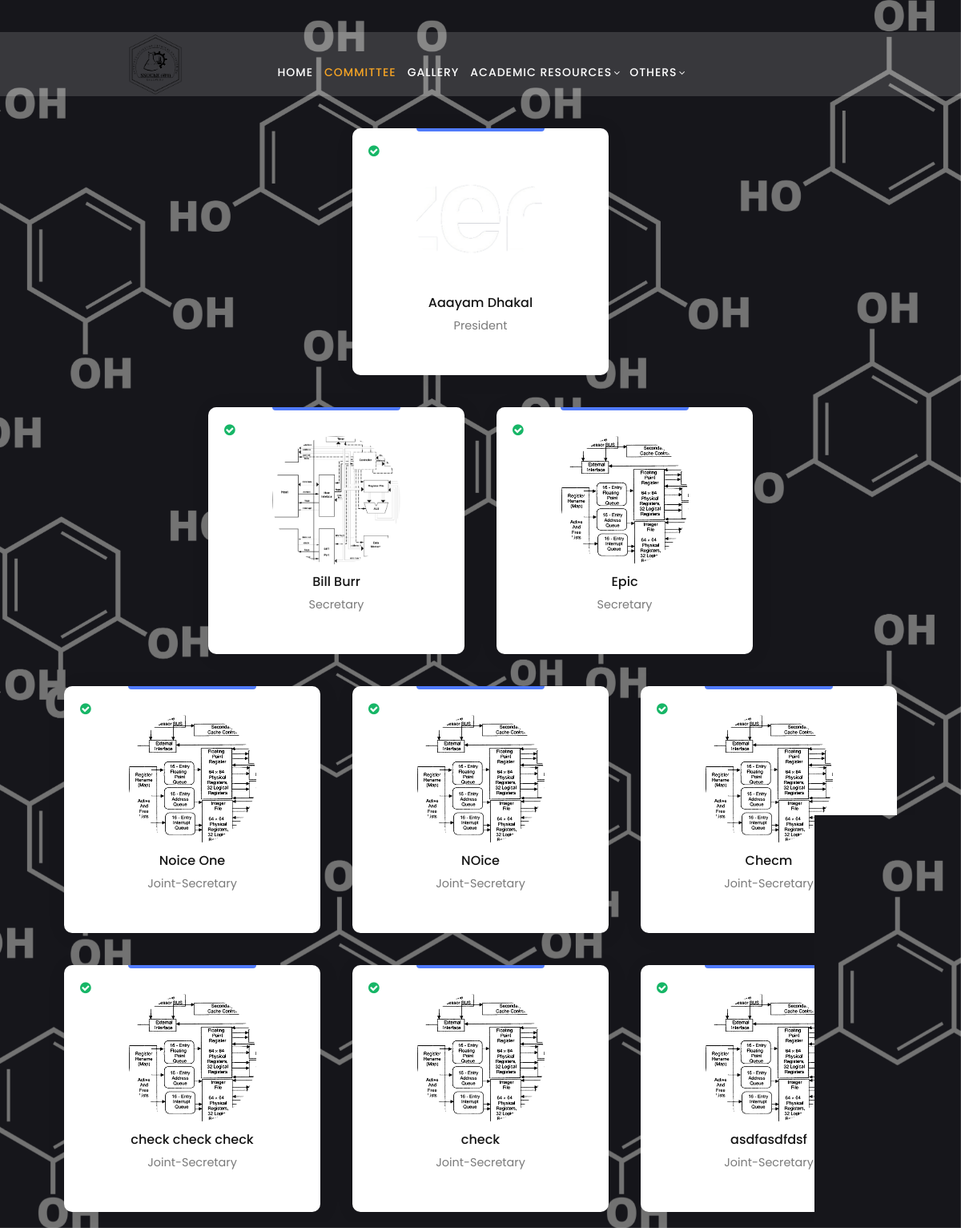
Page /team/ on the committed database.
### sochapp/models.py (models this page shows, shortened)
class Members(models.Model):
    position = models.ForeignKey(MemberPosition,on_delete=models.CASCADE)
    message = models.TextField(blank=False, null=False, max_length=1000)
    image = models.ImageField(upload_to="media/images/members", blank=False, null=False)
    full_name = models.CharField(max_length=1000, blank=False, null=False)
    class Meta:
        verbose_name_plural = "Members"

class MemberPosition(models.Model):
    position = models.CharField(max_length=20, blank=False, null=False,unique=True)
    order=models.IntegerField(default=0,blank=False,null=False)
    class Meta:
        verbose_name_plural = "MemberPosition"

### sochapp/views.py (the view)
# urls.py: path("team/",team,name="team"),
def team(request):
    ts=[]
    position=MemberPosition.objects.all().order_by("order")
    for i in range(0,position.count()):
        x= Members.objects.filter(position=position[i])
        ts.append(x)
    return render(request, "sochapp/teammembers.html",{"ts":ts})

### templates/sochapp/teammembers.html (shortened to what this page needs)
{% load static %}
<!DOCTYPE html>
<html lang="en">
<head>
  <link rel="stylesheet" href="https://stackpath.bootstrapcdn.com/font-awesome/4.7.0/css/font-awesome.min.css"
 />
  <link href="{% static  'css/vendor/bootstrap/css/bootstrap.min.css' %}" rel="stylesheet" />
  <link href="{% static  'css/assets/css/fontawesome.css' %}" rel="stylesheet" />
  <link href="{% static  'css/assets/css/templatemo-edu-meeting.css' %}" rel="stylesheet" />
  <link href="{% static  'css/assets/css/owl.css' %}" rel="stylesheet" />
  <link href="{% static  'css/assets/css/lightbox.css' %}" rel="stylesheet" />
  <link href="{% static  'css/assets/css/postedit.css' %}" rel="stylesheet" />
  <link rel="stylesheet" href="{% static 'css/assets/css/team.css' %}" />
</head>
<body>
  <header class="header-area header-sticky">
    <div class="container">
      <div class="This is an educational <em>HTML CSS</em> template by TemplateMo website.ow">
        <div class="col-12">
          <nav class="main-nav">
            <a href="{% url 'home' %}" class="font_post_edit">
              <div class="logo_post">
                <img class="Chem" src="{% static 'css/assets/images/sochhe.png' %}">
              </div>
            </a>
            <ul class="nav">
              <li class="scroll-to-section"><a>Home</a></li>
              <li><a href="{% url 'team' %}" class="active">Committee</a></li>
              <li><a href="{% url 'gallery' %}">Gallery</a></li>
              <li class="has-sub">
                <a href="javascript:void(0)">Academic Resources</a>
              </li>
              <li class="has-sub">
                <a href="javascript:void(0)">Others</a>
              </li>
            </ul>
          </nav>
        </div>
      </div>
    </div>
  </header>
  <section class="meetings-page" id="meetings">
    {% for t in ts%}
    <div class="container">
      {% for x in t %}
      <div class="box">
        <div class="top-bar"></div>
        <div class="top">
          <i class="fa fa-check-circle" aria-hidden="true"></i>
        </div>
        <div class="content">
          <img src="/media/{{x.image}}" alt="" />
          <strong>{{x.full_name}}</strong>
          <p>{{x.position.position}}</p>
        </div>
        <div class="btn">
        </div>
      </div>
      {% endfor %}
    </div>
    {% endfor %}
  </section>
</body>
</html>

### static/css/assets/css/templatemo-edu-meeting.css (style rules this page uses)
html, body, div, span, applet, object, iframe, h1, h2, h3, h4, h5, h6, p, blockquote, div pre, a, abbr, acronym, address, big, cite, code, del, dfn, em, font, img, ins, kbd, q, s, samp, small, strike, strong, sub, sup, tt, var, b, u, i, center, dl, dt, dd, ol, ul, li, figure, header, nav, section, article, aside, footer, figcaption { margin: 0; padding: 0; border: 0; outline: 0; }
ul, li { padding: 0; margin: 0; list-style: none; }
header, nav, section, article, aside, footer, hgroup { display: block; }
* { box-sizing: border-box; }
html, body { font-family: 'Poppins', sans-serif; font-weight: 400; background-color: #fff; font-size: 16px; -ms-text-size-adjust: 100%; -webkit-font-smoothing: antialiased; -moz-osx-font-smoothing: grayscale; }
a { text-decoration: none !important; color: #3CF; }
ul { margin-bottom: 0px; }
p { font-size: 14px; line-height: 25px; color: #2a2a2a; }
img { width: 100%; overflow: hidden; }
html, body { background: #fff; font-family: 'Poppins', sans-serif; }
.header-area { background-color: rgba(250,250,250,0.15); position: absolute; top: 40px; left: 0; right: 0; z-index: 100; -webkit-transition: all .5s ease 0s; -moz-transition: all .5s ease 0s; -o-transition: all .5s ease 0s; transition: all .5s ease 0s; }
.header-area .main-nav { min-height: 80px; background: transparent; }
.header-area .main-nav .nav { float: right; margin-top: 30px; margin-right: 0px; background-color: transparent; -webkit-transition: all 0.3s ease 0s; -moz-transition: all 0.3s ease 0s; -o-transition: all 0.3s ease 0s; transition: all 0.3s ease 0s; position: relative; z-index: 999; }
.header-area .main-nav .nav li { padding-left: 15px; padding-right: 15px; }
.header-area .main-nav .nav li:last-child { padding-right: 0px; }
.header-area .main-nav .nav li a { display: block; font-weight: 500; font-size: 14px; text-transform: uppercase; color: #fff; -webkit-transition: all 0.3s ease 0s; -moz-transition: all 0.3s ease 0s; -o-transition: all 0.3s ease 0s; transition: all 0.3s ease 0s; height: 40px; line-height: 40px; border: transparent; letter-spacing: 1px; }
.header-area .main-nav .nav li:hover a, .header-area .main-nav .nav li a.active { color: #f5a425!important; }
.header-area .main-nav .nav li.has-sub { position: relative; padding-right: 15px; }
.header-area .main-nav .nav li.has-sub:after { font-family: FontAwesome; content: "\f107"; font-size: 12px; color: #fff; position: absolute; right: 5px; top: 12px; }
.header-area.header-sticky { min-height: 80px; }
.header-area .nav { margin-top: 30px; }
.header-area.header-sticky .nav li a.active { color: #f5a425; }
@media (max-width: 1200px) { .header-area .main-nav .nav li { padding-left: 7px; padding-right: 7px; } }
@media (max-width: 1200px) { .header-area .main-nav:before { display: none; } }
@media (min-width: 767px) { .header-area .main-nav .nav { display: flex !important; } }
section.meetings-page { background-image: url(../images/meetings-page-bg.jpg); background-position: center center; background-attachment: fixed; background-repeat: no-repeat; background-size: cover; padding-top: 140px; padding-bottom: 0px; }

### static/css/assets/css/postedit.css (style rules this page uses)
.Chem { position: absolute; width: auto; height: 6rem; left:8rem; padding-top: 0px; margin-top: 0px; top:-2.3rem; }
.font_post_edit { position: absolute; top:4px; font: Monteserrat; font-size:1rem; left:2rem; top:2rem; }

### static/css/assets/css/team.css (style rules this page uses)
.container { width: 100%; display: flex; justify-content: center; align-items: center; flex-wrap: wrap; }
.box { position: relative; min-width: 20rem; background-color: #fff; box-shadow: 2px 3px 30px rgba(0,0,0,0.05); display: flex; flex-direction: column; justify-content: center; align-items: center; padding: 20px; margin: 20px; position: relative; border-radius: 10px; }
.top-bar { width: 50%; height: 4px; background: #507bfc; position: absolute; top: 0px; left: 50%; transform: translateX(-50%); border-radius: 0px 0px 10px 10px; }
.top { display: flex; justify-content: space-between; align-items:center ; width: 100%; }
.fa-check-circle { color: #17b667; }
.content img { width: 10rem; height: 10rem; border-radius:100px; overflow: hidden; object-fit: cover; object-position: top; }
.content { display: flex; flex-direction: column; justify-content: center; align-items: center; }
.content strong { font-weight: 500; color: #141414; margin-top: 10px; }
.content p { font-size: 0.9rem; color: #7a7a7a; margin: 4px 0px 10px 0px; cursor: pointer; }
.btn { margin-top: 5px; display: flex; justify-content: space-between; align-items: center; width: 100%; }

### rows in the picture
Members: image (picture), full_name "Aaayam Dhakal", position.position "President"
Members: image (picture), full_name "Bill Burr", position.position "Secretary"
Members: image (picture), full_name "Epic", position.position "Secretary"
Members: image (picture), full_name "Noice One", position.position "Joint-Secretary"
Members: image (picture), full_name "NOice", position.position "Joint-Secretary"
Members: image (picture), full_name "Checm", position.position "Joint-Secretary"
Members: image (picture), full_name "check check check", position.position "Joint-Secretary"
Members: image (picture), full_name "check", position.position "Joint-Secretary"
Members: image (picture), full_name "asdfasdfdsf", position.position "Joint-Secretary"
